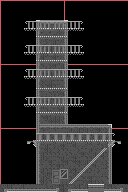

A level layout from a 2D game, rendered from its tile map. Below: a short description, then the map file with tile-grid data replaced by summaries:
An orthogonal 32x48 tile map with 4x4 px tiles, 3 tile layers (background, background, front layer), 2 tilesets, 1 image layer and 25 objects (20x jumpable, player, trigger).

<map version="1.4" tiledversion="1.4.2" orientation="orthogonal" renderorder="right-down" width="32" height="48" tilewidth="4" tileheight="4" infinite="0" nextlayerid="98" nextobjectid="487">
 <editorsettings>
  <export target="final_level.lua" format="lua" />
 </editorsettings>
 <tileset firstgid="1" source="../graphics/placeholder_tileset.tsx" />
 <tileset firstgid="65" source="../graphics/city_tileset.tsx" />
 <imagelayer id="6" name="grid">
  <image source="../images/64grid.png" width="1024" height="1024" />
 </imagelayer>
 <layer id="7" name="background" width="32" height="48">
  <data>[1536 cells, 388 non-empty, 9 distinct tile ids]</data>
 </layer>
 <group id="5" name="a">
  <layer id="1" name="background" width="32" height="48">
   <data>[1536 cells, 171 non-empty, 19 distinct tile ids]</data>
  </layer>
  <layer id="2" name="front layer" width="32" height="48">
   <data>[1536 cells, 320 non-empty, 28 distinct tile ids]</data>
  </layer>
  <objectgroup id="3" name="objects">
   <object id="464" type="player" x="104" y="173">
    <point />
   </object>
   <object id="486" type="trigger" x="40" y="19" width="24" height="1">
    <properties>
     <property name="target" value="end_game" />
     <property name="type" value="exit" />
    </properties>
   </object>
  </objectgroup>
  <objectgroup id="4" name="solid">
   <object id="455" type="jumpable" x="24" y="104" width="60" height="3" />
   <object id="456" type="jumpable" x="24" y="76" width="60" height="3" />
   <object id="457" type="jumpable" x="24" y="52" width="60" height="3" />
   <object id="458" type="jumpable" x="24" y="28" width="60" height="3" />
   <object id="459" type="jumpable" x="40" y="124" width="68" height="4" />
   <object id="460" x="0" y="0" width="1" height="184" />
   <object id="461" x="127" y="0" width="1" height="184" />
   <object id="463" x="0" y="184" width="128" height="8" />
   <object id="465" type="jumpable" x="68" y="180" width="4" height="4" />
   <object id="472" type="jumpable" x="72" y="176" width="4" height="4" />
   <object id="473" type="jumpable" x="76" y="172" width="4" height="4" />
   <object id="474" type="jumpable" x="80" y="168" width="4" height="4" />
   <object id="475" type="jumpable" x="84" y="164" width="4" height="4" />
   <object id="476" type="jumpable" x="88" y="160" width="4" height="4" />
   <object id="477" type="jumpable" x="92" y="156" width="4" height="4" />
   <object id="478" type="jumpable" x="96" y="152" width="4" height="4" />
   <object id="479" type="jumpable" x="104" y="144" width="4" height="4" />
   <object id="480" type="jumpable" x="100" y="148" width="4" height="4" />
   <object id="481" type="jumpable" x="36" y="140" width="79" height="4" />
   <object id="482" type="jumpable" x="37" y="36" width="30" height="3" />
   <object id="483" type="jumpable" x="37" y="60" width="30" height="3" />
   <object id="484" type="jumpable" x="37" y="88" width="30" height="3" />
   <object id="485" type="jumpable" x="37" y="112" width="30" height="3" />
  </objectgroup>
 </group>
</map>
